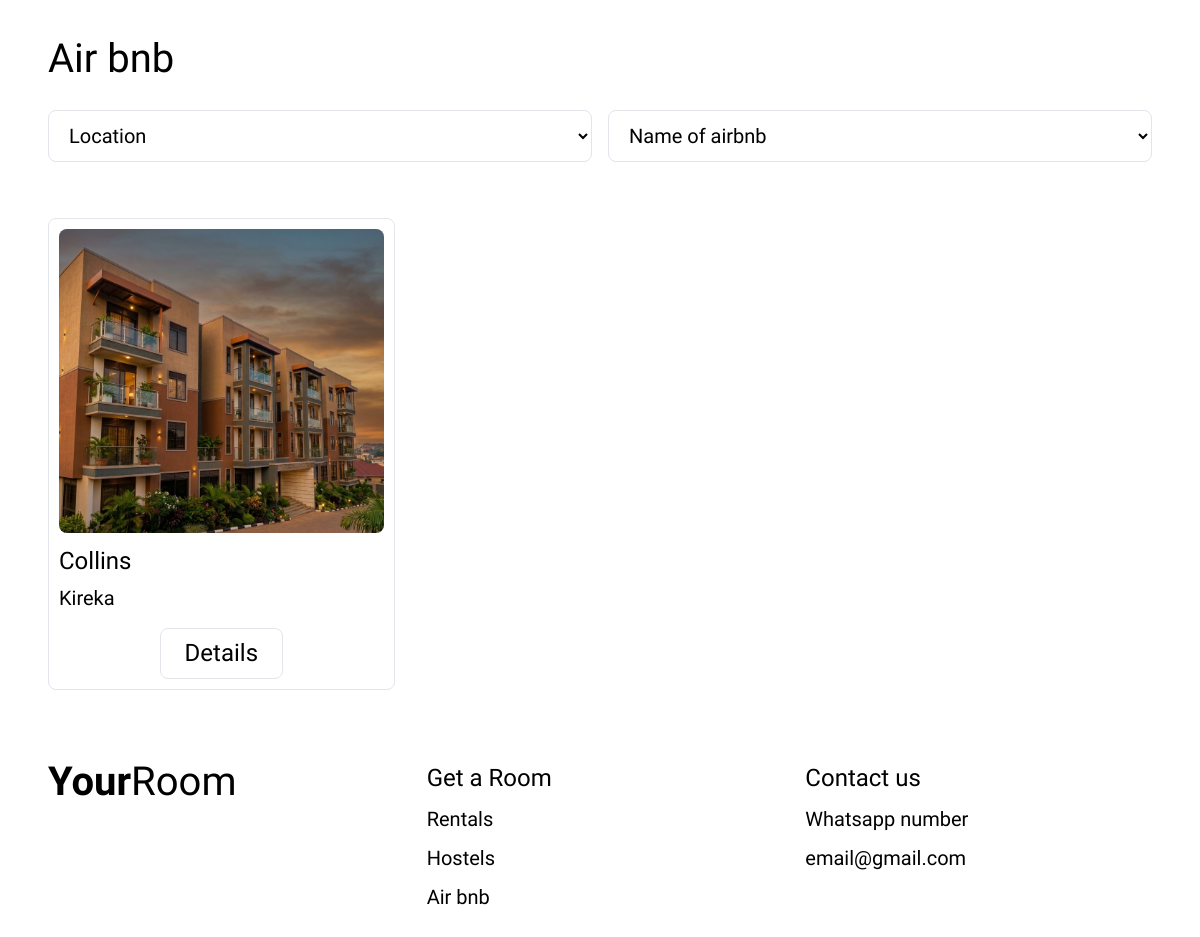
The app's page /airbnb/, older data.
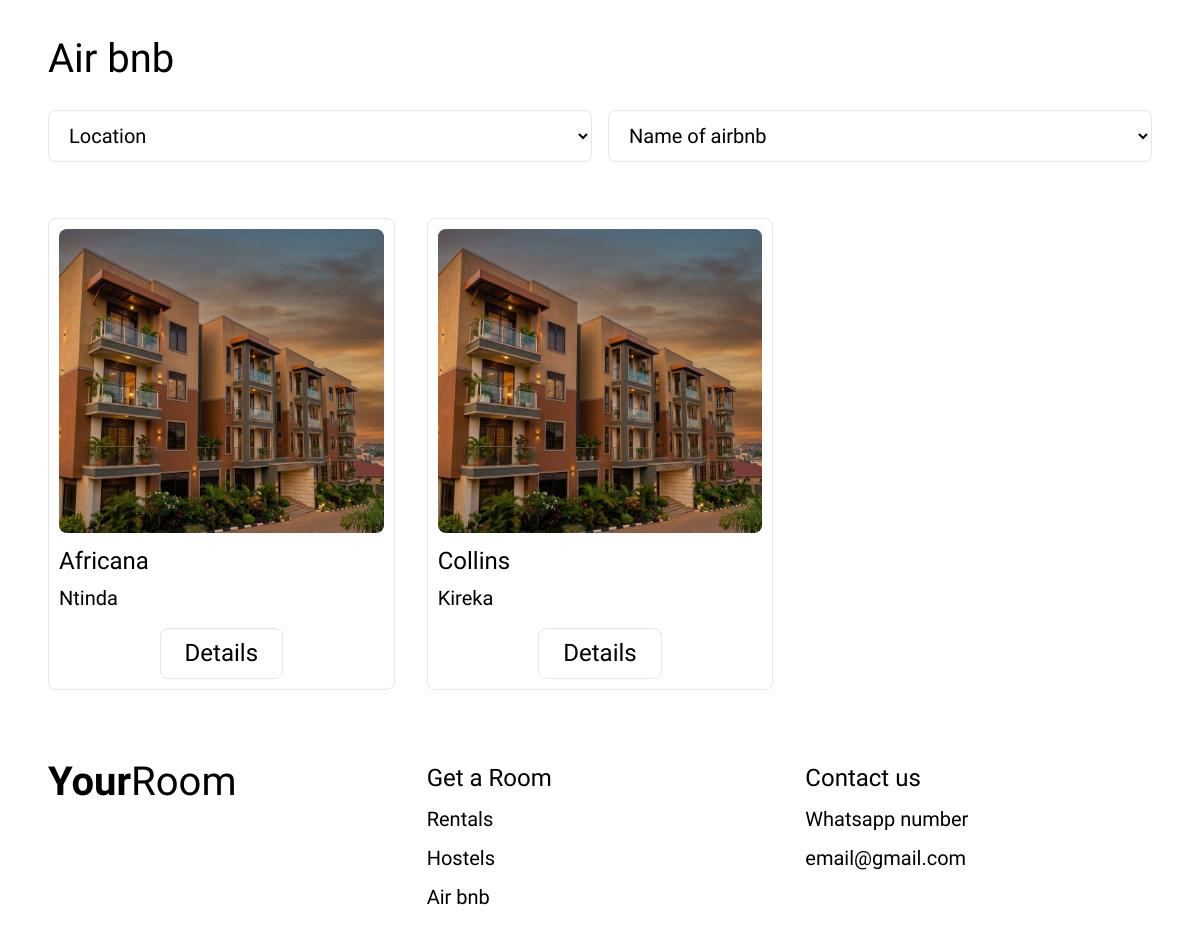
The same page, newer data.
### your_room/models.py (models this page shows, shortened)
class BaseUnit(models.Model):
    name = models.CharField(max_length=150)
    description = models.TextField(blank=True)
    location = models.CharField(max_length=150)
    class Meta:
        abstract = True
        ordering = ["name"]

class Airbnb(BaseUnit):
    price = models.DecimalField(max_digits=10, decimal_places=2)

### your_room/views.py (the view)
# urls.py: path("airbnb/", airbnb, name = "airbnb"),
def airbnb(request):
    units = Airbnb.objects.prefetch_related("images")
    location = request.GET.get("location")
    name = request.GET.get("name")
    if location:
        units = units.filter(location__icontains = location)
    if name:
        units = units.filter(name__icontains = name)
    context = { "locations" : Airbnb.objects.values_list("location", flat=True).distinct(),
               "names" : Airbnb.objects.values_list("name", flat=True).distinct(),
               "units": units}
    return render(request, "your_room/airbnb.html", context)

### your_room/templates/your_room/airbnb.html (shortened to what this page needs)
{% load static %}
<!DOCTYPE html>
<html lang="en">
<head>
<link rel="stylesheet" href="{% static 'your_room/styles.css' %}" />
</head>
<body>
<main>
  <h1 class="page-title container">Air bnb</h1>
  <form class = "filters container", method = "get", id = "filter-form">
    <select name = "location", class = "filter", onchange="document.getElementById('filter-form').submit()">
      <option value = "">Location</option>
    </select>
  <select name="name", class="filter", onchange="document.getElementById('filter-form').submit()">
    <option value="">Name of airbnb</option>
  </select>
  </form>
  <div class="grid container">
    {% for unit in units %}
    <article class="card">
      {% with units.image.first as img %}
        {% if img %}
            <img src="{{ img.image.url }}" alt="{{ unit.name }}" loading="lazy" />
        {% else %}
            <img src="{% static 'your_room/images/hero.png' %}" alt="{{ unit.name }}" loading="lazy" />
        {% endif %}
      {% endwith %}
      <h3>{{ unit.name }}</h3>
      <p>{{ unit.location}}</p>
      <div class="card__action"><a class="btn btn--sm" href="{% url 'unit-detail' 'airbnb' unit.pk %}">Details</a></div>
    </article>
    {% endfor %}
  </div>
</main>
<footer class="footer container">
  <a class="logo" href="{% url 'index' %}"><b>Your</b><span>Room</span></a>
  <div class="col">
    <strong>Get a Room</strong>
    <a href="{% url 'rentals' %}">Rentals</a>
    <a href="{% url 'hostels' %}">Hostels</a>
    <a href="{% url 'airbnb' %}">Air bnb</a>
  </div>
  <div class="col">
    <strong>Contact us</strong>
    <span>Whatsapp number</span>
    <span>email@gmail.com</span>
  </div>
</footer>
</body>
</html>

Row changes from the older to the newer data that the page shows:
added Airbnb: name "Africana", location "Ntinda"
